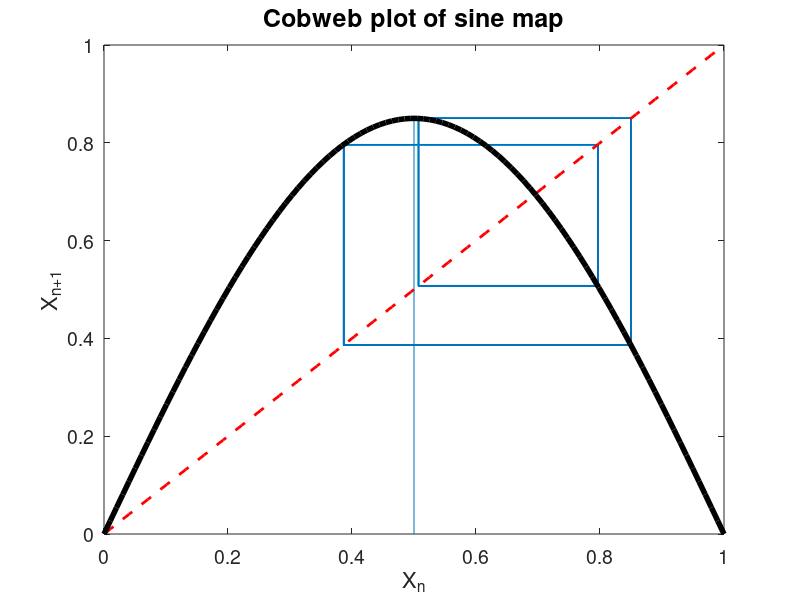
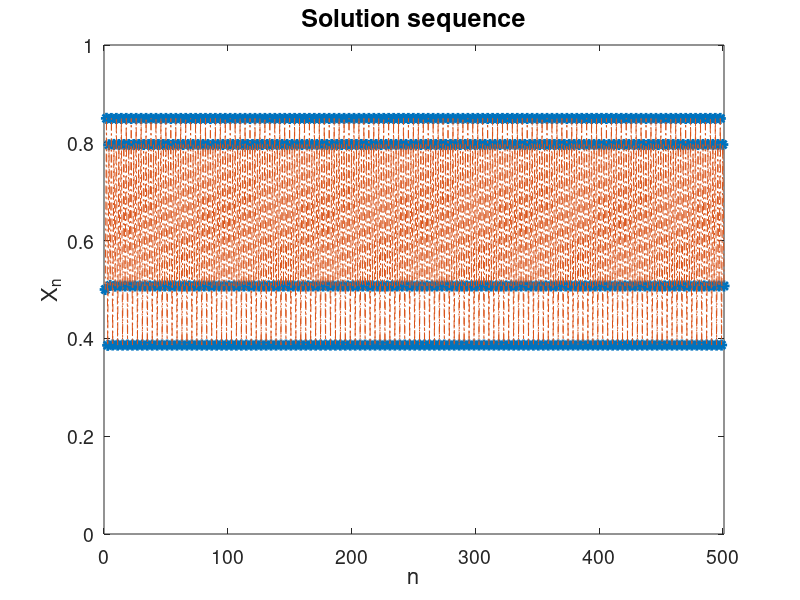

MATLAB code for these plots, in order:
%log_cobweb.m
%This is a script to iterate the logistic map for various parameter values
%You should only need to edit the first block of code

%This controls how many iterations you compute
N = 500;
%this is the inital value of the model
x0 = 0.5;
%And the parameter
r = 0.85;

%SHOULD NOT NEED TO EDIT ANYTHING AFTER THIS

mapping = @(x) r.*sin(pi*x); %Logistic map defined as inline funct.

%getting ready to run simulations
y = [x0;x0];
z = linspace(0,1,100);
fz = mapping(z);
x = x0;
xz = [x];

%We now run forward in time until 'N'
for j = 1:N
    
    %Apply the map to our variable
    f = mapping(x);
    %Get ready for next step
    x = f;
    %add the value to 'xz' for plot #2
    xz = [xz;x];
    %Add the value to 'y' for plot #1
    y = [y;x;x];
    
end

%Here we plot the function, the line x=y, and our cobweb
figure(1)
plot(y(1:2*N+1),[0;y(3:2*N+2)],z,z,'r--', 'LineWidth',2)
hold on
plot(z,fz,'k','LineWidth',4)
hold off
set(gca,'FontSize',14)
set(gca,'YTick',[0,0.2,0.4,0.6,0.8,1])
title('Cobweb plot of sine map','FontSize',18)
xlabel('X_n','Fontsize',16)
ylabel('X_{n+1}','Fontsize',16)

%Here we will plot the time sequence of our solution
figure(2)
plot(xz,'*','MarkerSize',8,'LineWidth',2)
hold on
plot(xz,'-.','LineWidth',0.5)
hold off
set(gca,'FontSize',14)
set(gca,'YTick',[0,0.2,0.4,0.6,0.8,1])
title('Solution sequence','FontSize',18)
xlabel('n','Fontsize',16)
ylabel('X_n','Fontsize',16)
ylim([0 1])
xlim([0 N+1])